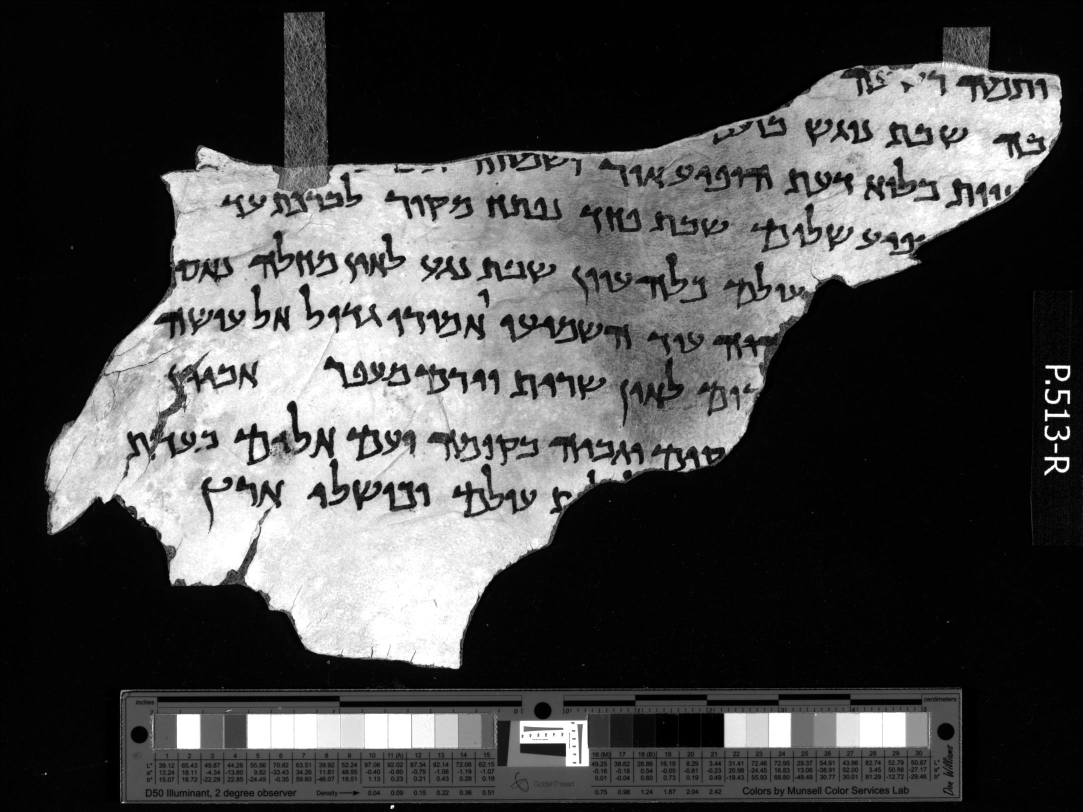
#> input picture Mat/sample.jpg, 2165 x 1624 px (shown at 1/2 size); its folder holds only this picture in this run
$ python -i Binarization.py   (imports and definitions only)   (older library calls are emulated)
#> lines starting #> are read from the running program, lines starting #| are printed output that depends on the picture; after the words box and inside, x2 and y2 are one past the last pixel; in counts of white or black regions, pixels touching at a corner belong together
#> further down, picture is the input picture: shape (1624, 2165, 3); min 0, max 255, mean 72.7
import os, random, cv2
from os import listdir
from os.path import isfile, join
from skimage import io
import matplotlib.pyplot as plt
from skimage.color import rgb2gray
import numpy as np
from skimage import data
from skimage.feature import canny
from scipy import ndimage as ndi
from skimage import img_as_uint
from skimage.filters import sobel
from skimage.morphology import watershed
from skimage.measure import label
from skimage.measure import regionprops
from skimage.filters import threshold_otsu
from skimage import exposure
import matplotlib.pyplot as plt


def binarize(image):

    # [24 lines of commented-out code are left out]
    markers = np.zeros_like(image)
    threshold = threshold_otsu(image)
#> threshold = 106
    markers[image <= threshold] = 1
    markers[image > threshold] = 2

    # markers[image < 30] = 1
    # markers[image > 80] = 2

    elevation_map = sobel(image)
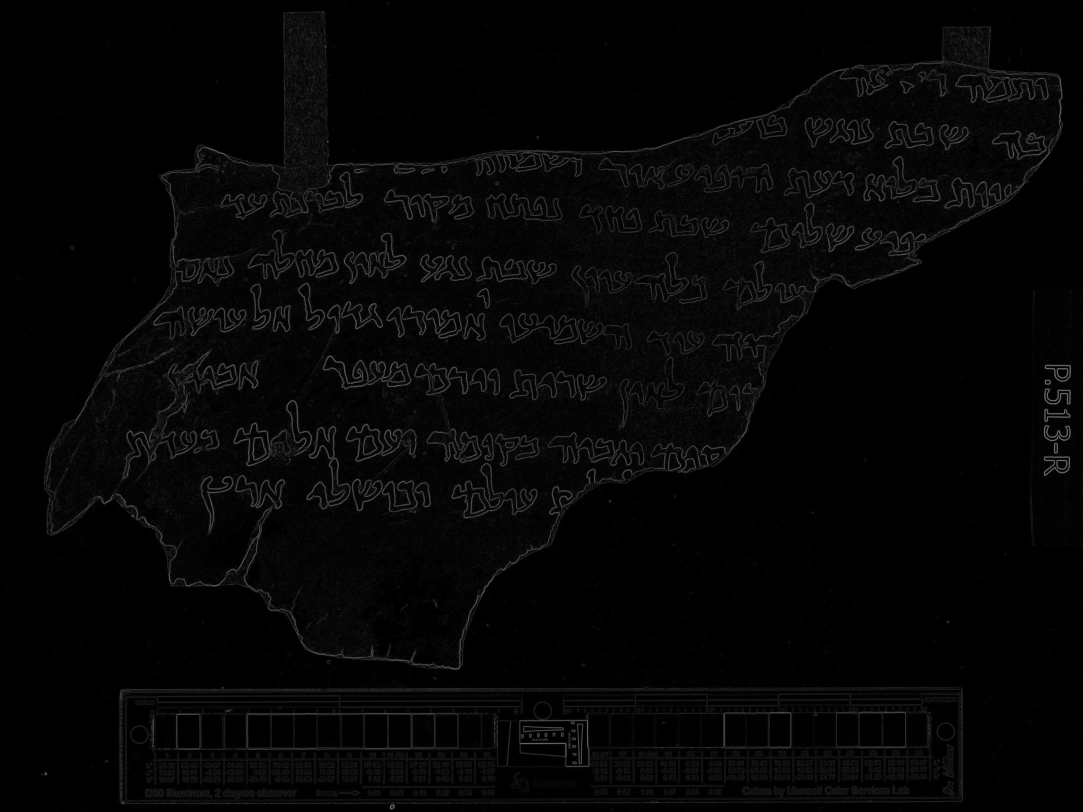
#> elevation_map: shape (1624, 2165, 3) float64 (shown at 1/2 size); min 0, max 0.529, mean 0.0227
    segmentation = watershed(elevation_map, markers)
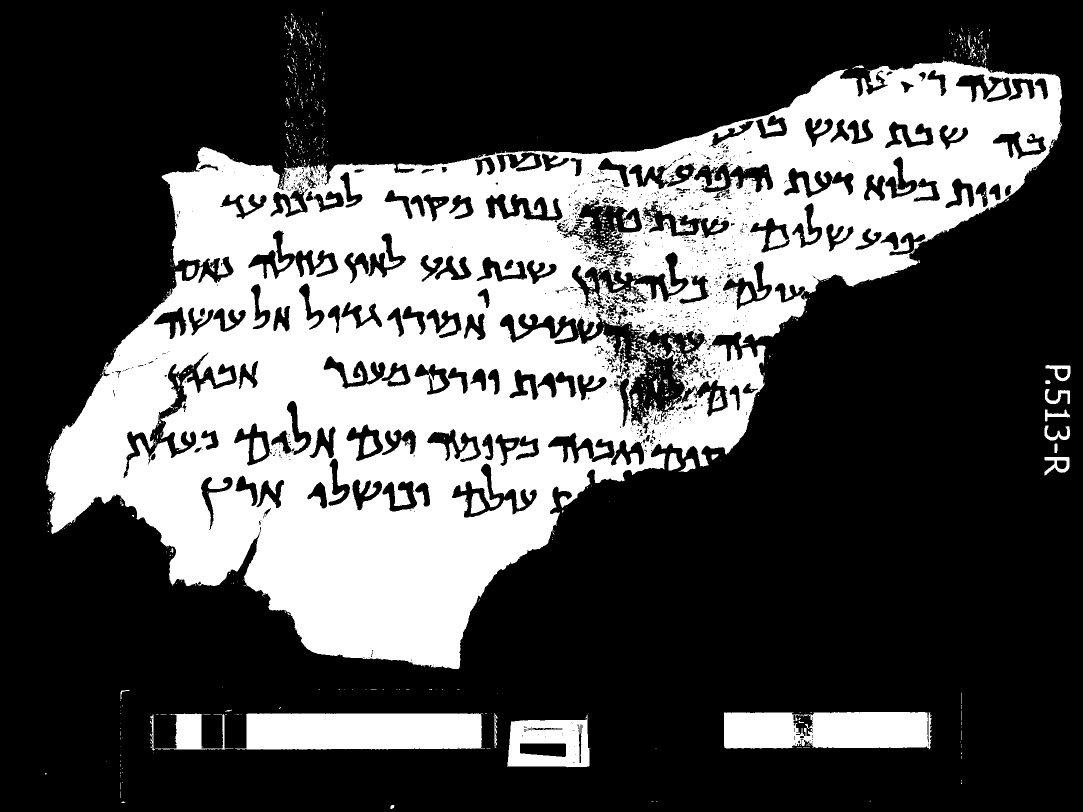
#> segmentation: shape (1624, 2165, 3) (shown at 1/2 size); values 1 (black) and 2 (white), 31.4% white; 926 white regions (826 under 20 px), largest, box (x1, y1, x2, y2) and area: (92, 120, 2124, 1338) 1010906, (470, 1427, 970, 1499) 33491, (1448, 1424, 1863, 1499) 27609

    # plt.imshow(threshold, cmap=plt.cm.gray)
    # plt.show()

    return segmentation
    # return segmentation.astype(np.uint8)


def save_image(image, file_name):

    out_dir = "binarized/"
    if not os.path.exists(out_dir):
        os.makedirs(out_dir)

    plt.imsave(out_dir + file_name + ".jpg", image, cmap=plt.cm.gray)
    # [14 lines of commented-out code are left out]

>>> import cv2
>>> picture = cv2.cvtColor(cv2.imread('../Mat/sample.jpg'), cv2.COLOR_BGR2RGB)
>>> result = binarize(picture)
